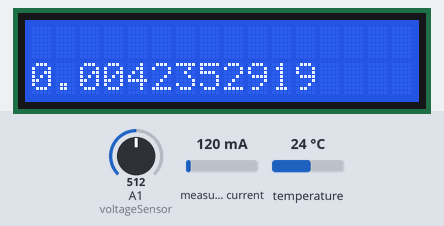
A sketch run on a simulated Arduino Uno, built with avr-gcc and run on an emulated ATmega328P. On the bench: 16×2 character LCD. The inputs (shaded band) are chosen by the test bench; at power-on: measured current 120 mA, A1 (voltageSensor) = 512, temperature 24 °C. What the sketch prints to the serial monitor is not drawn.

Above: at 6.3 s.
6.4 s: measured current set to 500 mA
At 11.2 s:
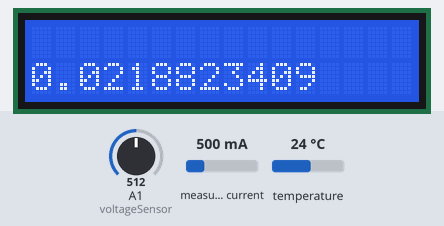
17.2 s: measured current set to 1000 mA
At 21.2 s:
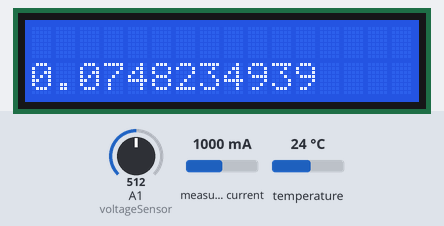
27.2 s: measured current set to 1500 mA
At 31.3 s:
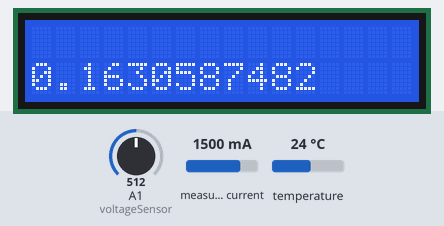
Timing chart, 0 to 32.8 s (numbered marks = the images above; inputs shaded):
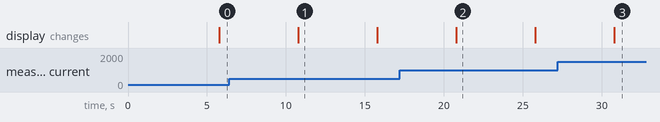

Measured:
- what the display in image 1 shows lasts 5.0 s, from 10.8 s to 15.8 s

The sketch:

Merge_uno_with_display.ino
```cpp
#include "ACS712.h"
#include <DallasTemperature.h>
#include <OneWire.h>
#include <LiquidCrystal.h>

const int voltageSensor = A1;
ACS712  ACS(A0, 5.0, 1023, 100);
float vOUT = 0.0;
float vIN = 0.0;
float R1 = 30000.0;
float R2 = 7500.0;
int value = 0;
const int numReadings = 50;
float readings[numReadings];      // the readings from the analog input
int readIndex = 0;              // the index of the current reading
float total = 0;                  // the running total
float average = 0;
#define TRUE 1
#define ONE_WIRE_BUS 2
OneWire oneWire(ONE_WIRE_BUS);
DallasTemperature sensors(&oneWire);
char str[30];
LiquidCrystal lcd(8, 7, 6, 5, 4, 3);


long lastMsg = 0;
float temp = 0;
int inPin = 5;

void setup()
{
  Serial.begin(9600);
  lcd.begin(16, 2);
//  lcd.print("Hilu");
  pinMode(inPin, INPUT);
  sensors.begin();
  Serial.println(" Measure > 25V  ");
  for (int thisReading = 0; thisReading < numReadings; thisReading++) {
    readings[thisReading] = 0;
  }
  delay(1);
}

void loop()
{

    long now = millis();
  if (now - lastMsg > 5000) {
    lastMsg = now;

  if (Serial.available() > 0) {
      Serial.readStringUntil('\n') = str;
      Serial.println(Serial.readStringUntil('\n'));
//      lcd.print(Serial.readStringUntil('\n'));
      delay(1);

  }
  else{

  value = analogRead(voltageSensor);
  vOUT = (value * 5) / 1024.0;
  vIN = vOUT / (R2/(R1+R2));
  float mA = ACS.mA_DC();
  float current = (mA/1000)*1.764705;
  total = total - readings[readIndex];
  readings[readIndex] = current;
  total = total + readings[readIndex];
  readIndex = readIndex + 1;
  if (readIndex >= numReadings) {
    readIndex = 0;
  }
  average = total / numReadings;
    long now = millis();
    lastMsg = now;
    sensors.setResolution(12);
    sensors.requestTemperatures(); // Send the command to get temperatures
    temp = sensors.getTempCByIndex(0);


//  Serial.print("{\"current\":");
//  Serial.print(average);
//  Serial.print(", \"voltage\":");
//  Serial.print(vIN);
//  float power = average * vIN;
//  Serial.print(", \"power\":");
//  Serial.print(power);
//  Serial.print(", \"temp\":");
//  Serial.print(temp);
//  Serial.println("}");

//  lcd.print("Hilu");
  lcd.clear();
  lcd.setCursor(0, 1);
  lcd.print(average, DEC);
  Serial.print(average);
//  lcd.print("A, ");
//  lcd.setCursor(0, 10);
//  lcd.print(vIN);
//  lcd.print("V");
//  lcd.setCursor(0, 1);
//  lcd.println(power);
//  lcd.print("W, ");
//  lcd.setCursor(10, 0);
//  lcd.print(temp);
//  lcd.print("C");

  delay(0);


    }


  }


}
```
